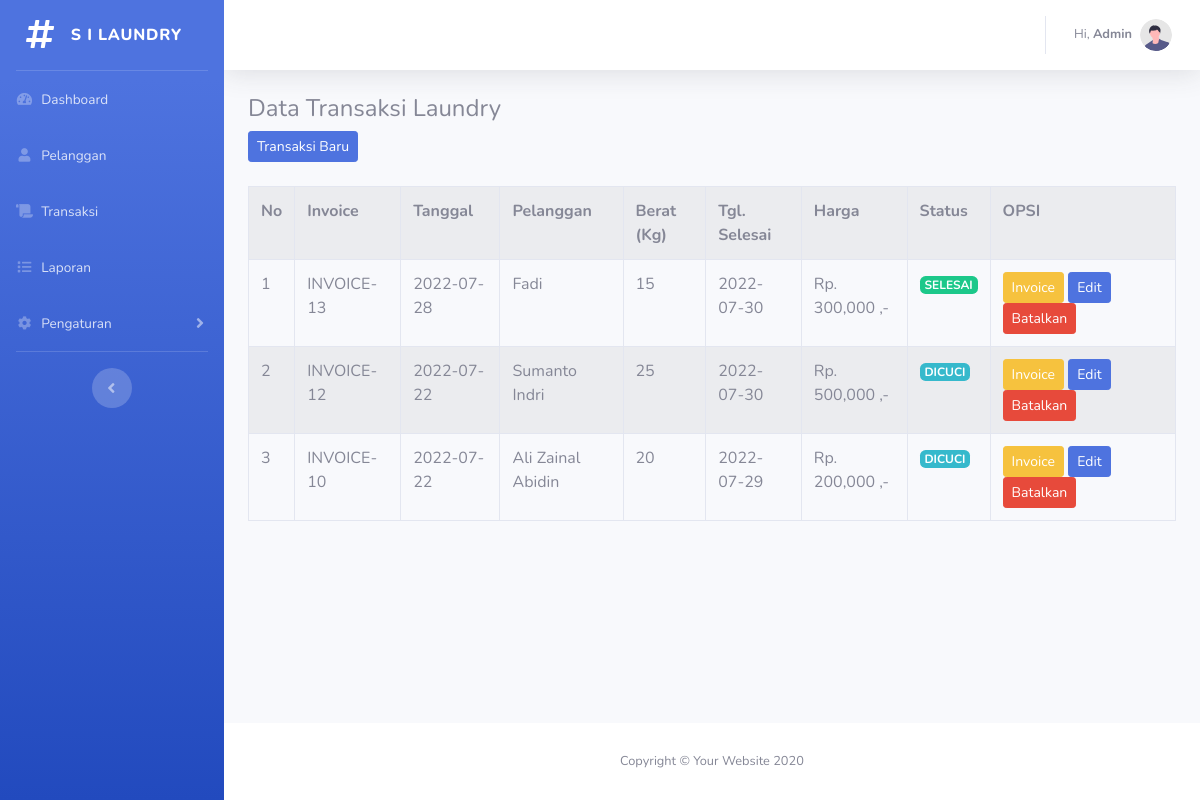
Screenshot of /admin/transaksi.php (signed in) with the database file from the repository.
### tables this page shows
CREATE TABLE `transaksi` (
  `transaksi_id` int(11) NOT NULL,
  `transaksi_tgl` varchar(255) NOT NULL,
  `transaksi_pelanggan` int(11) NOT NULL,
  `transaksi_harga` int(11) NOT NULL,
  `transaksi_tgl_selesai` varchar(255) NOT NULL,
  `transaksi_status` varchar(255) NOT NULL,
  `transaksi_berat` varchar(255) NOT NULL
);

CREATE TABLE `pelanggan` (
  `pelanggan_id` int(11) NOT NULL,
  `pelanggan_nama` varchar(255) NOT NULL,
  `pelanggan_hp` varchar(255) NOT NULL,
  `pelanggan_alamat` text NOT NULL
);

### admin/transaksi.php (the view)
<?php
    include 'header.php';
    include 'sidebar_and_navbar.php';
?>
<div class="container">
    <div class="panel">
        <div class="panel-heading">
            <h4>Data Transaksi Laundry</h4>
        </div>
        <div class="panel-body">
            <a href="transaksi_tambah.php" class="btn btn-sm btn-primary pull-right">Transaksi Baru</a>
            <br />
            <br />
            <table class="table table-bordered table-striped">
                <tr>
                    <th width="1%">No</th>
                    <th>Invoice</th>
                    <th>Tanggal</th>
                    <th>Pelanggan</th>
                    <th>Berat (Kg)</th>
                    <th>Tgl. Selesai</th>
                    <th>Harga</th>
                    <th>Status</th>
                    <th width="20%">OPSI</th>
                </tr>
                <?php
                    include '../koneksi.php';
                    $data = mysqli_query($koneksi,"select * from
                    pelanggan,transaksi where transaksi_pelanggan=pelanggan_id order by
                    transaksi_id desc");
                    $no = 1;
                    while($d=mysqli_fetch_array($data)){
                ?>
                <tr>
                    <td><?= $no++; ?> </td>
                    <td>INVOICE- <?= $d['transaksi_id']; ?></td>
                    <td><?= $d['transaksi_tgl']; ?> </td>
                    <td><?= $d['pelanggan_nama']; ?></td>
                    <td><?= $d['transaksi_berat']; ?></td>
                    <td><?= $d['transaksi_tgl_selesai']; ?> </td>
                    <td><?= "Rp. ".number_format($d['transaksi_harga']) ." ,-"; ?> </td>
                    <td>
                        <?php
                            if($d['transaksi_status']=="0"){
                                echo "<div class='badge badge-warning'>PROSES</div>";
                            }else
                            if($d['transaksi_status']=="1"){
                                echo "<div class='badge badge-info'>DICUCI</div>";
                            }else if($d['transaksi_status']=="2"){
                                echo "<div class='badge badge-success'>SELESAI</div>";
                            }
                        ?>
                    </td>
                    <td>
                        <a href="transaksi_invoice.php?id=<?= $d['transaksi_id']; ?>"
                            class="btn btn-sm btn-warning">Invoice </a>
                        <a href="transaksi_edit.php?id=<?= $d['transaksi_id']; ?>" class="btn btn-sm btn-primary">Edit
                        </a>
                        <a href="transaksi_hapus.php?id=<?= $d['transaksi_id']; ?>"
                            class="btn btn-sm btn-danger">Batalkan </a>
                    </td>
                </tr>
                <?php
                    }
                ?>
            </table>
        </div>
    </div>
</div>
<?php include 'footer.php'; ?>

### rows the page displays
transaksi: transaksi_id "13", transaksi_tgl "2022-07-28", transaksi_pelanggan.pelanggan_nama "Fadi", transaksi_berat "15", transaksi_tgl_selesai "2022-07-30", transaksi_harga "300,000", transaksi_status "SELESAI"
transaksi: transaksi_id "12", transaksi_tgl "2022-07-22", transaksi_pelanggan.pelanggan_nama "Sumanto Indri", transaksi_berat "25", transaksi_tgl_selesai "2022-07-30", transaksi_harga "500,000", transaksi_status "DICUCI"
transaksi: transaksi_id "10", transaksi_tgl "2022-07-22", transaksi_pelanggan.pelanggan_nama "Ali Zainal Abidin", transaksi_berat "20", transaksi_tgl_selesai "2022-07-29", transaksi_harga "200,000", transaksi_status "DICUCI"
